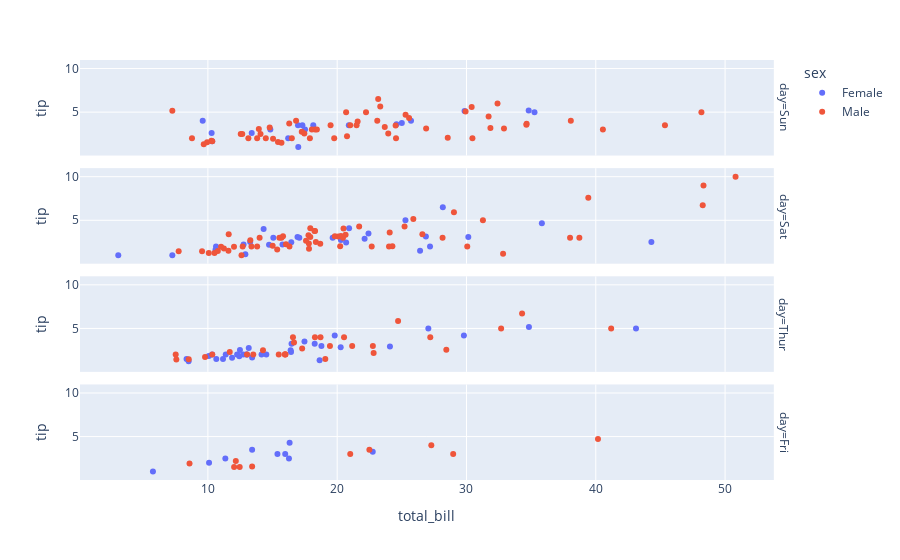
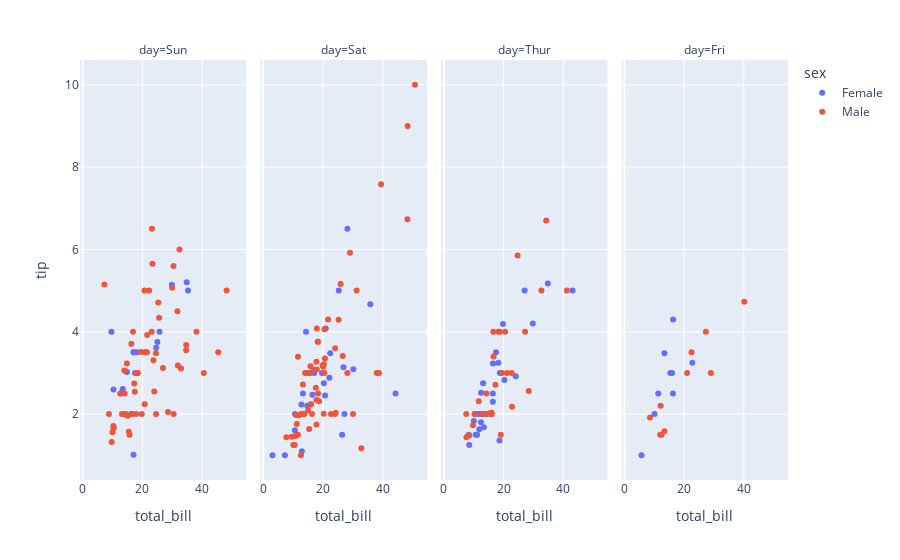

Notebook code cell kept with these figures, in order:
### Code cell
tips = px.data.tips()
print(tips)
# facet raw는 day
fig = px.scatter(tips, x='total_bill', y='tip', color='sex', facet_row='day')
fig.show()
fig = px.scatter(tips, x='total_bill', y='tip', color='sex', facet_col='day')
fig.show()

### Figure 1 — Plotly figure (JSON) as saved in the notebook; plotly's stock layout.template omitted (floating-point values rounded to 4 significant figures)
{"data": [{"hovertemplate": "sex=Female<br>day=Sun<br>total_bill=%{x}<br>tip=%{y}<extra></extra>", "legendgroup": "Female", "marker": {"color": "#636efa", "symbol": "circle"}, "mode": "markers", "name": "Female", "orientation": "v", "showlegend": true, "x": [16.99, 24.59, 35.26, 14.83, 10.33, 16.97, 10.29, 34.81, 25.71, 17.31, 29.85, 25.0, 13.39, 16.21, 17.51, 9.6, 20.9, 18.15], "xaxis": "x4", "y": [1.01, 3.61, 5.0, 3.02, 1.67, 3.5, 2.6, 5.2, 4.0, 3.5, 5.14, 3.75, 2.61, 2.0, 3.0, 4.0, 3.5, 3.5], "yaxis": "y4", "type": "scatter"}, {"hovertemplate": "sex=Female<br>day=Sat<br>total_bill=%{x}<br>tip=%{y}<extra></extra>", "legendgroup": "Female", "marker": {"color": "#636efa", "symbol": "circle"}, "mode": "markers", "name": "Female", "orientation": "v", "showlegend": false, "x": [20.29, 15.77, 19.65, 15.06, 20.69, 16.93, 26.41, 16.45, 3.07, 17.07, 26.86, 25.28, 14.73, 44.3, 22.42, 20.92, 14.31, 7.25, 10.59, 10.63, 12.76, 13.27, 28.17, 12.9, 30.14, 22.12, 35.83, 27.18], "xaxis": "x3", "y": [2.75, 2.23, 3.0, 3.0, 2.45, 3.07, 1.5, 2.47, 1.0, 3.0, 3.14, 5.0, 2.2, 2.5, 3.48, 4.08, 4.0, 1.0, 1.61, 2.0, 2.23, 2.5, 6.5, 1.1, 3.09, 2.88, 4.67, 2.0], "yaxis": "y3", "type": "scatter"}, {"hovertemplate": "sex=Female<br>day=Thur<br>total_bill=%{x}<br>tip=%{y}<extra></extra>", "legendgroup": "Female", "marker": {"color": "#636efa", "symbol": "circle"}, "mode": "markers", "name": "Female", "orientation": "v", "showlegend": false, "x": [10.07, 34.83, 10.65, 12.43, 24.08, 13.42, 12.48, 29.8, 14.52, 11.38, 20.27, 11.17, 12.26, 18.26, 8.51, 10.33, 14.15, 13.16, 17.47, 27.05, 16.43, 8.35, 18.64, 11.87, 19.81, 43.11, 13.0, 12.74, 13.0, 16.4, 16.47, 18.78], "xaxis": "x2", "y": [1.83, 5.17, 1.5, 1.8, 2.92, 1.68, 2.52, 4.2, 2.0, 2.0, 2.83, 1.5, 2.0, 3.25, 1.25, 2.0, 2.0, 2.75, 3.5, 5.0, 2.3, 1.5, 1.36, 1.63, 4.19, 5.0, 2.0, 2.01, 2.0, 2.5, 3.23, 3.0], "yaxis": "y2", "type": "scatter"}, {"hovertemplate": "sex=Female<br>day=Fri<br>total_bill=%{x}<br>tip=%{y}<extra></extra>", "legendgroup": "Female", "marker": {"color": "#636efa", "symbol": "circle"}, "mode": "markers", "name": "Female", "orientation": "v", "showlegend": false, "x": [5.75, 16.32, 22.75, 11.35, 15.38, 13.42, 15.98, 16.27, 10.09], "xaxis": "x", "y": [1.0, 4.3, 3.25, 2.5, 3.0, 3.48, 3.0, 2.5, 2.0], "yaxis": "y", "type": "scatter"}, {"hovertemplate": "sex=Male<br>day=Sun<br>total_bill=%{x}<br>tip=%{y}<extra></extra>", "legendgroup": "Male", "marker": {"color": "#EF553B", "symbol": "circle"}, "mode": "markers", "name": "Male", "orientation": "v", "showlegend": true, "x": [10.34, 21.01, 23.68, 25.29, 8.77, 26.88, 15.04, 14.78, 10.27, 15.42, 18.43, 21.58, 16.29, 17.46, 13.94, 9.68, 30.4, 18.29, 22.23, 32.4, 28.55, 18.04, 12.54, 9.94, 25.56, 19.49, 38.07, 23.95, 29.93, 14.07, 13.13, 17.26, 24.55, 19.77, 48.17, 16.49, 21.5, 12.66, 13.81, 24.52, 20.76, 31.71, 7.25, 31.85, 16.82, 32.9, 17.89, 14.48, 34.63, 34.65, 23.33, 45.35, 23.17, 40.55, 20.69, 30.46, 23.1, 15.69], "xaxis": "x4", "y": [1.66, 3.5, 3.31, 4.71, 2.0, 3.12, 1.96, 3.23, 1.71, 1.57, 3.0, 3.92, 3.71, 2.54, 3.06, 1.32, 5.6, 3.0, 5.0, 6.0, 2.05, 3.0, 2.5, 1.56, 4.34, 3.51, 4.0, 2.55, 5.07, 2.5, 2.0, 2.74, 2.0, 2.0, 5.0, 2.0, 3.5, 2.5, 2.0, 3.48, 2.24, 4.5, 5.15, 3.18, 4.0, 3.11, 2.0, 2.0, 3.55, 3.68, 5.65, 3.5, 6.5, 3.0, 5.0, 2.0, 4.0, 1.5], "yaxis": "y4", "type": "scatter"}, {"hovertemplate": "sex=Male<br>day=Sat<br>total_bill=%{x}<br>tip=%{y}<extra></extra>", "legendgroup": "Male", "marker": {"color": "#EF553B", "symbol": "circle"}, "mode": "markers", "name": "Male", "orientation": "v", "showlegend": false, "x": [20.65, 17.92, 39.42, 19.82, 17.81, 13.37, 12.69, 21.7, 9.55, 18.35, 17.78, 24.06, 16.31, 18.69, 31.27, 16.04, 38.01, 11.24, 48.27, 20.29, 13.81, 11.02, 18.29, 17.59, 20.08, 20.23, 15.01, 12.02, 10.51, 17.92, 15.36, 20.49, 25.21, 18.24, 14.0, 50.81, 15.81, 26.59, 38.73, 24.27, 30.06, 25.89, 48.33, 28.15, 11.59, 7.74, 20.45, 13.28, 24.01, 15.69, 11.61, 10.77, 15.53, 10.07, 12.6, 32.83, 29.03, 22.67, 17.82], "xaxis": "x3", "y": [3.35, 4.08, 7.58, 3.18, 2.34, 2.0, 2.0, 4.3, 1.45, 2.5, 3.27, 3.6, 2.0, 2.31, 5.0, 2.24, 3.0, 1.76, 6.73, 3.21, 2.0, 1.98, 3.76, 2.64, 3.15, 2.01, 2.09, 1.97, 1.25, 3.08, 1.64, 4.06, 4.29, 3.76, 3.0, 10.0, 3.16, 3.41, 3.0, 2.03, 2.0, 5.16, 9.0, 3.0, 1.5, 1.44, 3.0, 2.72, 2.0, 3.0, 3.39, 1.47, 3.0, 1.25, 1.0, 1.17, 5.92, 2.0, 1.75], "yaxis": "y3", "type": "scatter"}, {"hovertemplate": "sex=Male<br>day=Thur<br>total_bill=%{x}<br>tip=%{y}<extra></extra>", "legendgroup": "Male", "marker": {"color": "#EF553B", "symbol": "circle"}, "mode": "markers", "name": "Male", "orientation": "v", "showlegend": false, "x": [27.2, 22.76, 17.29, 19.44, 16.66, 32.68, 15.98, 13.03, 18.28, 24.71, 21.16, 11.69, 14.26, 15.95, 8.52, 22.82, 19.08, 16.0, 34.3, 41.19, 9.78, 7.51, 28.44, 15.48, 16.58, 7.56, 10.34, 13.51, 18.71, 20.53], "xaxis": "x2", "y": [4.0, 3.0, 2.71, 3.0, 3.4, 5.0, 2.03, 2.0, 4.0, 5.85, 3.0, 2.31, 2.5, 2.0, 1.48, 2.18, 1.5, 2.0, 6.7, 5.0, 1.73, 2.0, 2.56, 2.02, 4.0, 1.44, 2.0, 2.0, 4.0, 4.0], "yaxis": "y2", "type": "scatter"}, {"hovertemplate": "sex=Male<br>day=Fri<br>total_bill=%{x}<br>tip=%{y}<extra></extra>", "legendgroup": "Male", "marker": {"color": "#EF553B", "symbol": "circle"}, "mode": "markers", "name": "Male", "orientation": "v", "showlegend": false, "x": [28.97, 22.49, 40.17, 27.28, 12.03, 21.01, 12.46, 12.16, 8.58, 13.42], "xaxis": "x", "y": [3.0, 3.5, 4.73, 4.0, 1.5, 3.0, 1.5, 2.2, 1.92, 1.58], "yaxis": "y", "type": "scatter"}], "layout": {"xaxis": {"anchor": "y", "domain": [0.0, 0.98], "title": {"text": "total_bill"}}, "yaxis": {"anchor": "x", "domain": [0.0, 0.2275], "title": {"text": "tip"}}, "xaxis2": {"anchor": "y2", "domain": [0.0, 0.98], "matches": "x", "showticklabels": false}, "yaxis2": {"anchor": "x2", "domain": [0.2575, 0.485], "matches": "y", "title": {"text": "tip"}}, "xaxis3": {"anchor": "y3", "domain": [0.0, 0.98], "matches": "x", "showticklabels": false}, "yaxis3": {"anchor": "x3", "domain": [0.515, 0.7425], "matches": "y", "title": {"text": "tip"}}, "xaxis4": {"anchor": "y4", "domain": [0.0, 0.98], "matches": "x", "showticklabels": false}, "yaxis4": {"anchor": "x4", "domain": [0.7725, 1.0], "matches": "y", "title": {"text": "tip"}}, "annotations": [{"font": {}, "showarrow": false, "text": "day=Fri", "textangle": 90, "x": 0.98, "xanchor": "left", "xref": "paper", "y": 0.1138, "yanchor": "middle", "yref": "paper"}, {"font": {}, "showarrow": false, "text": "day=Thur", "textangle": 90, "x": 0.98, "xanchor": "left", "xref": "paper", "y": 0.3712, "yanchor": "middle", "yref": "paper"}, {"font": {}, "showarrow": false, "text": "day=Sat", "textangle": 90, "x": 0.98, "xanchor": "left", "xref": "paper", "y": 0.6288, "yanchor": "middle", "yref": "paper"}, {"font": {}, "showarrow": false, "text": "day=Sun", "textangle": 90, "x": 0.98, "xanchor": "left", "xref": "paper", "y": 0.8862, "yanchor": "middle", "yref": "paper"}], "legend": {"title": {"text": "sex"}, "tracegroupgap": 0}, "margin": {"t": 60}}}

### Figure 2 — Plotly figure (JSON) as saved in the notebook; plotly's stock layout.template omitted (floating-point values rounded to 4 significant figures)
{"data": [{"hovertemplate": "sex=Female<br>day=Sun<br>total_bill=%{x}<br>tip=%{y}<extra></extra>", "legendgroup": "Female", "marker": {"color": "#636efa", "symbol": "circle"}, "mode": "markers", "name": "Female", "orientation": "v", "showlegend": true, "x": [16.99, 24.59, 35.26, 14.83, 10.33, 16.97, 10.29, 34.81, 25.71, 17.31, 29.85, 25.0, 13.39, 16.21, 17.51, 9.6, 20.9, 18.15], "xaxis": "x", "y": [1.01, 3.61, 5.0, 3.02, 1.67, 3.5, 2.6, 5.2, 4.0, 3.5, 5.14, 3.75, 2.61, 2.0, 3.0, 4.0, 3.5, 3.5], "yaxis": "y", "type": "scatter"}, {"hovertemplate": "sex=Female<br>day=Sat<br>total_bill=%{x}<br>tip=%{y}<extra></extra>", "legendgroup": "Female", "marker": {"color": "#636efa", "symbol": "circle"}, "mode": "markers", "name": "Female", "orientation": "v", "showlegend": false, "x": [20.29, 15.77, 19.65, 15.06, 20.69, 16.93, 26.41, 16.45, 3.07, 17.07, 26.86, 25.28, 14.73, 44.3, 22.42, 20.92, 14.31, 7.25, 10.59, 10.63, 12.76, 13.27, 28.17, 12.9, 30.14, 22.12, 35.83, 27.18], "xaxis": "x2", "y": [2.75, 2.23, 3.0, 3.0, 2.45, 3.07, 1.5, 2.47, 1.0, 3.0, 3.14, 5.0, 2.2, 2.5, 3.48, 4.08, 4.0, 1.0, 1.61, 2.0, 2.23, 2.5, 6.5, 1.1, 3.09, 2.88, 4.67, 2.0], "yaxis": "y2", "type": "scatter"}, {"hovertemplate": "sex=Female<br>day=Thur<br>total_bill=%{x}<br>tip=%{y}<extra></extra>", "legendgroup": "Female", "marker": {"color": "#636efa", "symbol": "circle"}, "mode": "markers", "name": "Female", "orientation": "v", "showlegend": false, "x": [10.07, 34.83, 10.65, 12.43, 24.08, 13.42, 12.48, 29.8, 14.52, 11.38, 20.27, 11.17, 12.26, 18.26, 8.51, 10.33, 14.15, 13.16, 17.47, 27.05, 16.43, 8.35, 18.64, 11.87, 19.81, 43.11, 13.0, 12.74, 13.0, 16.4, 16.47, 18.78], "xaxis": "x3", "y": [1.83, 5.17, 1.5, 1.8, 2.92, 1.68, 2.52, 4.2, 2.0, 2.0, 2.83, 1.5, 2.0, 3.25, 1.25, 2.0, 2.0, 2.75, 3.5, 5.0, 2.3, 1.5, 1.36, 1.63, 4.19, 5.0, 2.0, 2.01, 2.0, 2.5, 3.23, 3.0], "yaxis": "y3", "type": "scatter"}, {"hovertemplate": "sex=Female<br>day=Fri<br>total_bill=%{x}<br>tip=%{y}<extra></extra>", "legendgroup": "Female", "marker": {"color": "#636efa", "symbol": "circle"}, "mode": "markers", "name": "Female", "orientation": "v", "showlegend": false, "x": [5.75, 16.32, 22.75, 11.35, 15.38, 13.42, 15.98, 16.27, 10.09], "xaxis": "x4", "y": [1.0, 4.3, 3.25, 2.5, 3.0, 3.48, 3.0, 2.5, 2.0], "yaxis": "y4", "type": "scatter"}, {"hovertemplate": "sex=Male<br>day=Sun<br>total_bill=%{x}<br>tip=%{y}<extra></extra>", "legendgroup": "Male", "marker": {"color": "#EF553B", "symbol": "circle"}, "mode": "markers", "name": "Male", "orientation": "v", "showlegend": true, "x": [10.34, 21.01, 23.68, 25.29, 8.77, 26.88, 15.04, 14.78, 10.27, 15.42, 18.43, 21.58, 16.29, 17.46, 13.94, 9.68, 30.4, 18.29, 22.23, 32.4, 28.55, 18.04, 12.54, 9.94, 25.56, 19.49, 38.07, 23.95, 29.93, 14.07, 13.13, 17.26, 24.55, 19.77, 48.17, 16.49, 21.5, 12.66, 13.81, 24.52, 20.76, 31.71, 7.25, 31.85, 16.82, 32.9, 17.89, 14.48, 34.63, 34.65, 23.33, 45.35, 23.17, 40.55, 20.69, 30.46, 23.1, 15.69], "xaxis": "x", "y": [1.66, 3.5, 3.31, 4.71, 2.0, 3.12, 1.96, 3.23, 1.71, 1.57, 3.0, 3.92, 3.71, 2.54, 3.06, 1.32, 5.6, 3.0, 5.0, 6.0, 2.05, 3.0, 2.5, 1.56, 4.34, 3.51, 4.0, 2.55, 5.07, 2.5, 2.0, 2.74, 2.0, 2.0, 5.0, 2.0, 3.5, 2.5, 2.0, 3.48, 2.24, 4.5, 5.15, 3.18, 4.0, 3.11, 2.0, 2.0, 3.55, 3.68, 5.65, 3.5, 6.5, 3.0, 5.0, 2.0, 4.0, 1.5], "yaxis": "y", "type": "scatter"}, {"hovertemplate": "sex=Male<br>day=Sat<br>total_bill=%{x}<br>tip=%{y}<extra></extra>", "legendgroup": "Male", "marker": {"color": "#EF553B", "symbol": "circle"}, "mode": "markers", "name": "Male", "orientation": "v", "showlegend": false, "x": [20.65, 17.92, 39.42, 19.82, 17.81, 13.37, 12.69, 21.7, 9.55, 18.35, 17.78, 24.06, 16.31, 18.69, 31.27, 16.04, 38.01, 11.24, 48.27, 20.29, 13.81, 11.02, 18.29, 17.59, 20.08, 20.23, 15.01, 12.02, 10.51, 17.92, 15.36, 20.49, 25.21, 18.24, 14.0, 50.81, 15.81, 26.59, 38.73, 24.27, 30.06, 25.89, 48.33, 28.15, 11.59, 7.74, 20.45, 13.28, 24.01, 15.69, 11.61, 10.77, 15.53, 10.07, 12.6, 32.83, 29.03, 22.67, 17.82], "xaxis": "x2", "y": [3.35, 4.08, 7.58, 3.18, 2.34, 2.0, 2.0, 4.3, 1.45, 2.5, 3.27, 3.6, 2.0, 2.31, 5.0, 2.24, 3.0, 1.76, 6.73, 3.21, 2.0, 1.98, 3.76, 2.64, 3.15, 2.01, 2.09, 1.97, 1.25, 3.08, 1.64, 4.06, 4.29, 3.76, 3.0, 10.0, 3.16, 3.41, 3.0, 2.03, 2.0, 5.16, 9.0, 3.0, 1.5, 1.44, 3.0, 2.72, 2.0, 3.0, 3.39, 1.47, 3.0, 1.25, 1.0, 1.17, 5.92, 2.0, 1.75], "yaxis": "y2", "type": "scatter"}, {"hovertemplate": "sex=Male<br>day=Thur<br>total_bill=%{x}<br>tip=%{y}<extra></extra>", "legendgroup": "Male", "marker": {"color": "#EF553B", "symbol": "circle"}, "mode": "markers", "name": "Male", "orientation": "v", "showlegend": false, "x": [27.2, 22.76, 17.29, 19.44, 16.66, 32.68, 15.98, 13.03, 18.28, 24.71, 21.16, 11.69, 14.26, 15.95, 8.52, 22.82, 19.08, 16.0, 34.3, 41.19, 9.78, 7.51, 28.44, 15.48, 16.58, 7.56, 10.34, 13.51, 18.71, 20.53], "xaxis": "x3", "y": [4.0, 3.0, 2.71, 3.0, 3.4, 5.0, 2.03, 2.0, 4.0, 5.85, 3.0, 2.31, 2.5, 2.0, 1.48, 2.18, 1.5, 2.0, 6.7, 5.0, 1.73, 2.0, 2.56, 2.02, 4.0, 1.44, 2.0, 2.0, 4.0, 4.0], "yaxis": "y3", "type": "scatter"}, {"hovertemplate": "sex=Male<br>day=Fri<br>total_bill=%{x}<br>tip=%{y}<extra></extra>", "legendgroup": "Male", "marker": {"color": "#EF553B", "symbol": "circle"}, "mode": "markers", "name": "Male", "orientation": "v", "showlegend": false, "x": [28.97, 22.49, 40.17, 27.28, 12.03, 21.01, 12.46, 12.16, 8.58, 13.42], "xaxis": "x4", "y": [3.0, 3.5, 4.73, 4.0, 1.5, 3.0, 1.5, 2.2, 1.92, 1.58], "yaxis": "y4", "type": "scatter"}], "layout": {"xaxis": {"anchor": "y", "domain": [0.0, 0.235], "title": {"text": "total_bill"}}, "yaxis": {"anchor": "x", "domain": [0.0, 1.0], "title": {"text": "tip"}}, "xaxis2": {"anchor": "y2", "domain": [0.255, 0.49], "matches": "x", "title": {"text": "total_bill"}}, "yaxis2": {"anchor": "x2", "domain": [0.0, 1.0], "matches": "y", "showticklabels": false}, "xaxis3": {"anchor": "y3", "domain": [0.51, 0.745], "matches": "x", "title": {"text": "total_bill"}}, "yaxis3": {"anchor": "x3", "domain": [0.0, 1.0], "matches": "y", "showticklabels": false}, "xaxis4": {"anchor": "y4", "domain": [0.765, 1.0], "matches": "x", "title": {"text": "total_bill"}}, "yaxis4": {"anchor": "x4", "domain": [0.0, 1.0], "matches": "y", "showticklabels": false}, "annotations": [{"font": {}, "showarrow": false, "text": "day=Sun", "x": 0.1175, "xanchor": "center", "xref": "paper", "y": 1.0, "yanchor": "bottom", "yref": "paper"}, {"font": {}, "showarrow": false, "text": "day=Sat", "x": 0.3725, "xanchor": "center", "xref": "paper", "y": 1.0, "yanchor": "bottom", "yref": "paper"}, {"font": {}, "showarrow": false, "text": "day=Thur", "x": 0.6275, "xanchor": "center", "xref": "paper", "y": 1.0, "yanchor": "bottom", "yref": "paper"}, {"font": {}, "showarrow": false, "text": "day=Fri", "x": 0.8825, "xanchor": "center", "xref": "paper", "y": 1.0, "yanchor": "bottom", "yref": "paper"}], "legend": {"title": {"text": "sex"}, "tracegroupgap": 0}, "margin": {"t": 60}}}
